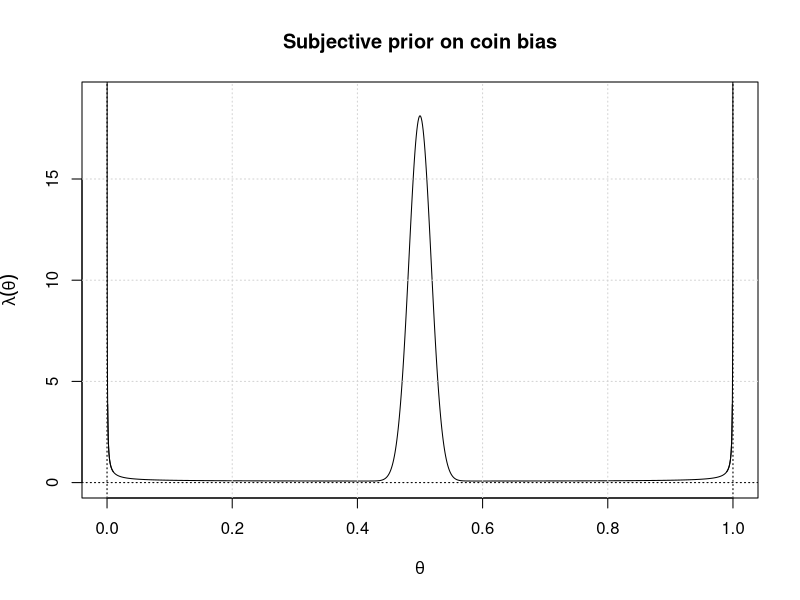
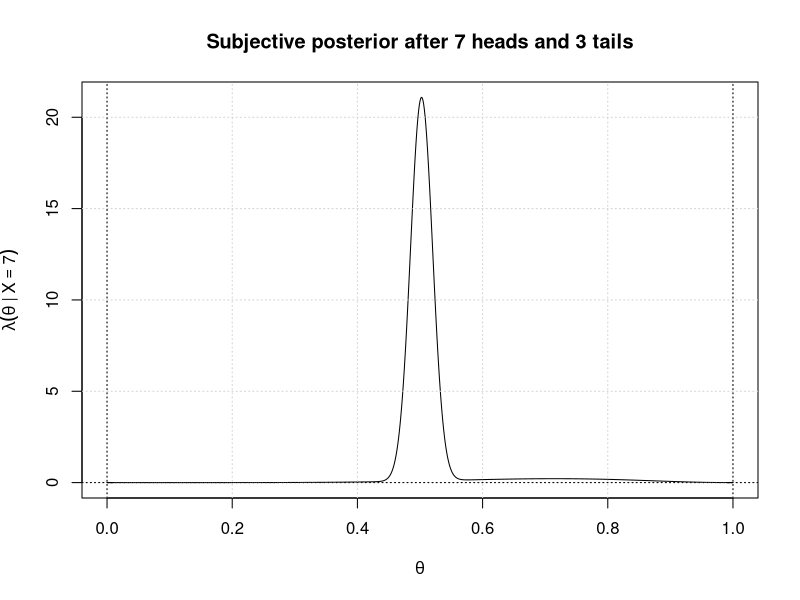
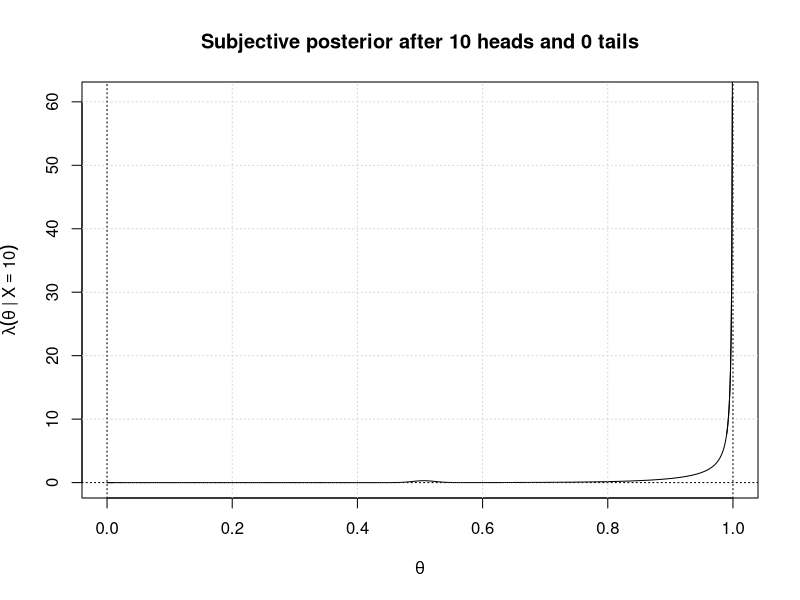
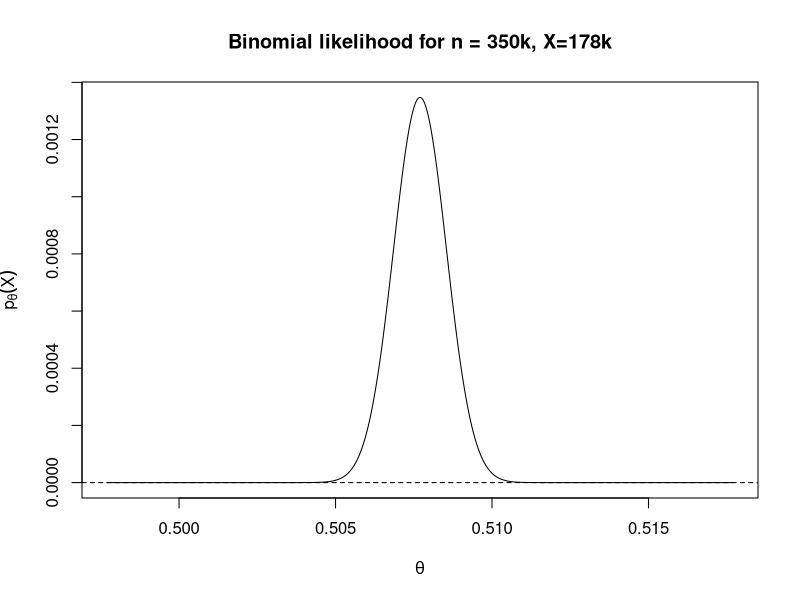
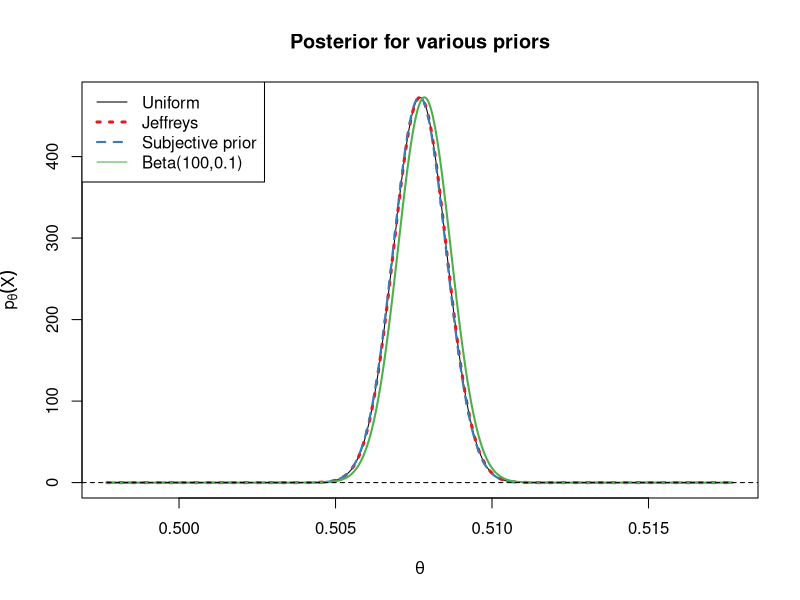
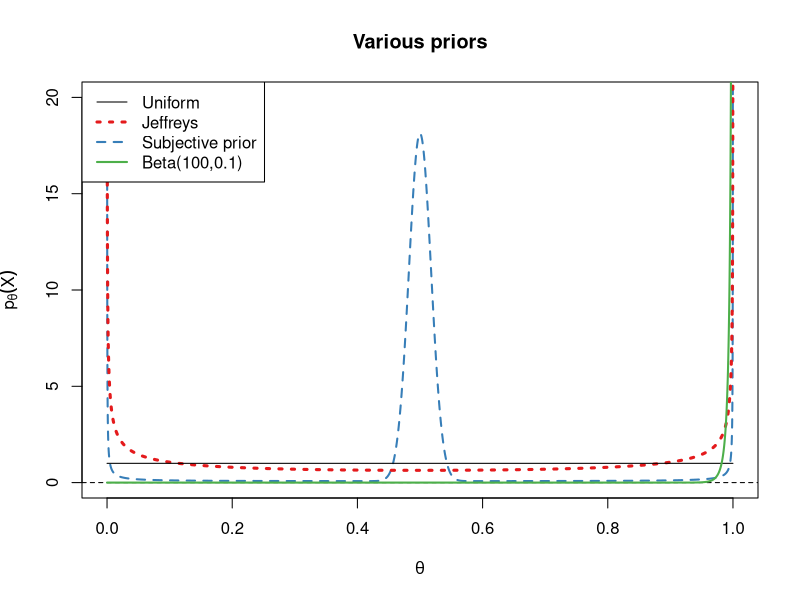

Write the R code that produced these figures, in order.
## ---- chunk 1
alpha.big <- 400
alpha.small <- 0.1
subjective.prior <- function(x) {
  0.05 * dbeta(x, 1,1) + 0.15*dbeta(x,alpha.small,alpha.small) + .8*dbeta(x,alpha.big, alpha.big)
}
curve(subjective.prior(x), n=1001, ylim=c(0,1.05*subjective.prior(.5)), main="Subjective prior on coin bias", ylab=expression(lambda(theta)),xlab=expression(theta))
grid()
abline(v=0:1,h=0,lty=3)
curve(subjective.prior(x), 0,0.01, 101, add=TRUE)
curve(subjective.prior(x), 0.99,1, 101, add=TRUE)
## ---- chunk 2
normalizing.const <- integrate(function(x) subjective.prior(x) * dbinom(7,10,x), 0, 1)$value
subjective.posterior <- function(x) {
  subjective.prior(x) * dbinom(7,10,x) / normalizing.const
}
curve(subjective.posterior(x), n=1001, main="Subjective posterior after 7 heads and 3 tails", ylab=expression(lambda(theta ~ "|" ~ X==7)), xlab=expression(theta))
grid()
abline(v=0:1,h=0,lty=3)
curve(subjective.posterior(x), 0,0.01, 101, add=TRUE)
curve(subjective.posterior(x), 0.99,1, 101, add=TRUE)
posterior.mean <- integrate(function(x) x * subjective.posterior(x), 0, 1)$value
## ---- chunk 3
normalizing.const <- integrate(function(x) subjective.prior(x) * dbinom(10,10,x), 0, 1)$value
subjective.posterior <- function(x) {
  subjective.prior(x) * dbinom(10,10,x) / normalizing.const
}
curve(subjective.posterior(x), n=1001, main="Subjective posterior after 10 heads and 0 tails", ylab=expression(lambda(theta ~ "|" ~ X==10)), xlab=expression(theta))
grid()
abline(v=0:1,h=0,lty=3)
curve(subjective.posterior(x), 0,0.01, 101, add=TRUE)
curve(subjective.posterior(x), 0.99,1, 101, add=TRUE)
posterior.mean <- integrate(function(x) x * subjective.posterior(x), 0, 1)$value
## ---- chunk 4
X <- 178079
n <- 350757
curve(dbinom(X,n,x), from=X/n-.01, X/n+.01, 10001, main="Binomial likelihood for n = 350k, X=178k", xlab=expression(theta), ylab=expression(p[theta](X)))
abline(h=0, lty=2)
## ---- chunk 5
library(RColorBrewer)
pal <- brewer.pal(3,"Set1")
curve(dbeta(x,X+1,n-X+1), from=X/n-.01, X/n+.01, 10001, main="Posterior for various priors", xlab=expression(theta), ylab=expression(p[theta](X)))
curve(dbeta(x,X+1/2,n-X+1/2), n=10001, add=TRUE, col=pal[1], lty=3,lwd=3)
normalizing.const <- integrate(function(x) subjective.prior(x) * dbinom(X,n,x), .5, .52)$value
subjective.posterior <- function(x) {
  subjective.prior(x) * dbinom(X,n,x) / normalizing.const
}
curve(subjective.posterior(x), n=10001, add=TRUE, col=pal[2], lty=2,lwd=2)
curve(dbeta(x,X+100,n-X+0.1), n=10001, add=TRUE, col=pal[3], lwd=2)
abline(h=0, lty=2)
legend("topleft", legend = c("Uniform","Jeffreys","Subjective prior","Beta(100,0.1)"), col=c("black",pal), lty=c(1,3,2,1),lwd=c(1,3,2,1))
## ---- chunk 6
library(RColorBrewer)
pal <- brewer.pal(3,"Set1")
curve(subjective.prior(x), from=0, to=1, 10001, col=pal[2], lty=2,lwd=2, ylim=c(0,20),main="Various priors", xlab=expression(theta), ylab=expression(p[theta](X)))
abline(h=0, lty=2)
curve(dbeta(x,1/2,1/2), n=10001, add=TRUE, col=pal[1], lty=3,lwd=3)
curve(dbeta(x,1,1), n=10001, add=TRUE)
curve(dbeta(x,100,0.1), n=10001, add=TRUE, col=pal[3], lwd=2)
legend("topleft", legend = c("Uniform","Jeffreys","Subjective prior","Beta(100,0.1)"), col=c("black",pal), lty=c(1,3,2,1),lwd=c(1,3,2,2))
